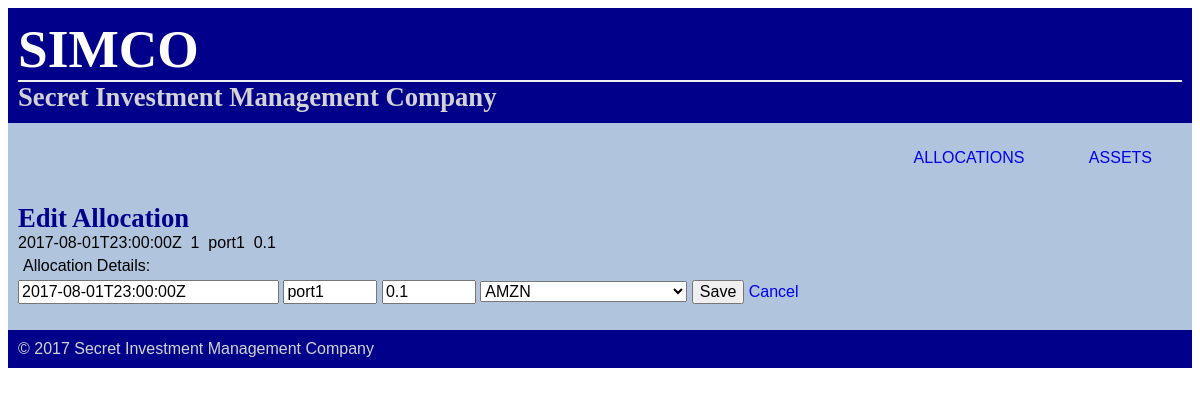
/allocations/6/edit/, run on an earlier commit of the app's database.
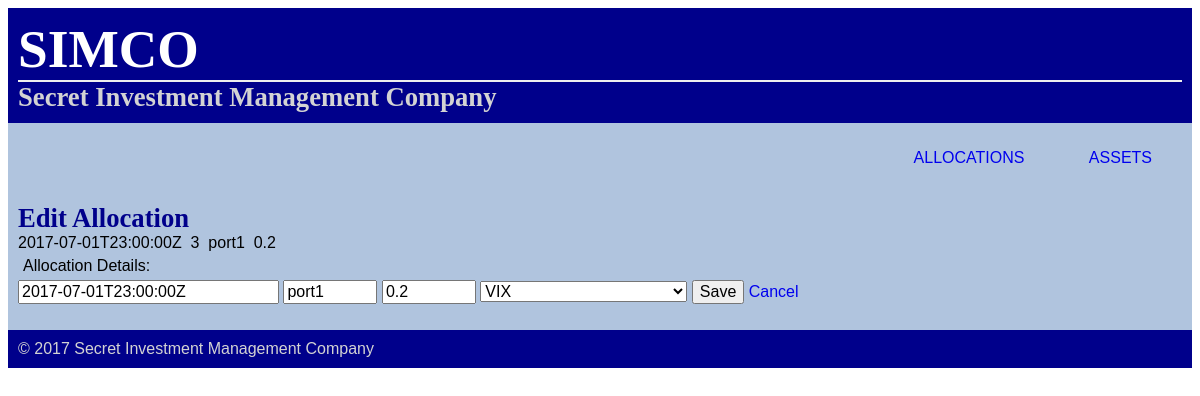
And on a later commit of the database.
### database_setup.py (models this page shows, shortened)
class Allocation(Base):
    __tablename__   = 'allocation'
    id              = Column(Integer, primary_key = True, autoincrement = True)
    date_mod        = Column(String(25), nullable = False)
    portfolio       = Column(String(10), nullable = False)          # use a string name for portfolio
    asset_id        = Column(Integer, ForeignKey('asset.id'))
    asset           = relationship(Asset)
    allocation      = Column(Float, nullable = False)

### project.py (the view)
@app.route('/allocations/<int:allocation_id>/edit/', methods = ['GET', 'POST'])
def editAllocation(allocation_id):
    if request.method == 'POST':
        allocation = allocations.filter_by(id = allocation_id).one()
        allocation.date_mod     = request.form['date_mod']
        allocation.portfolio    = request.form['portfolio']
        allocation.asset_id     = request.form['asset_id']
        allocation.allocation   = request.form['allocation']
        logger.info('updating allocation: {}'.format({k:v for k,v in allocation.__dict__.items() if type(v) in [str, float, int]}))
        session.add(allocation)
        session.commit()
        return redirect(url_for('showAllocations'))
    else:
        return render_template('editAllocation.html', allocation = allocations.filter_by(id = allocation_id).one(), assets = assets)

### project.py (called while the page is built)
@app.before_request
def log_request_info():
    logger.debug('Headers: %s', request.headers)
    logger.debug('Body: %s', request.get_data())

### templates/editAllocation.html
{% include 'header.html' %}
<div class = "pane">
  <h3>Edit Allocation</h3>
  {{allocation.date_mod}}&nbsp
  {{allocation.asset_id}}&nbsp
  {{allocation.portfolio}}&nbsp
  {{allocation.allocation}}
  <form action="{{ url_for('editAllocation', allocation_id = allocation.id)}}" method = "post">
      <p>Allocation Details:</p>
      <input type = "text" size ="25" name = "date_mod" value = "{{allocation.date_mod}}" required aria-describedby = "datetime" pattern = "[0-9]{4}-[0-9]{2}-[0-9]{2}(T[0-9]{2}:[0-9]{2}:[0-9]{2}Z)?">
      <input type = "text" size ="7" name = "portfolio" value = "{{allocation.portfolio}}" pattern = "[A-Za-z-0-9]+" required aria-describedby="portfolio" title = "portfolio name">
      <input type = "text" size = "7" name = "allocation" value = "{{allocation.allocation}}" required aria-required = "true" pattern="([0-9]+)?(\.[0-9]+)" title = "e.g. allocation = 0.15 = 15%">
      <select name ="asset_id" required>
        {% for asset in assets %}
          {% if asset.id == allocation.asset_id %}
            <option value ="{{asset.id}}" selected>{{asset.symbol}}</option>
          {% else %}
            <option value ="{{asset.id}}">{{asset.symbol}}</option>
          {% endif %}
        {% endfor %}
      </select>
      <input type = "submit" value ="Save">
      <a href = "{{url_for('showAllocations')}}"> Cancel </a>
  </form>
</div>
{% include 'footer.html' %}

What changed in the data, as far as the page shows it:
changed Allocation "port1": date_mod "2017-08-01T23:00:00Z" → "2017-07-01T23:00:00Z"; asset_id "1" → "3"; allocation "0.1" → "0.2"
Also different on the page:
form field asset_id: "AMZN" → "VIX"
